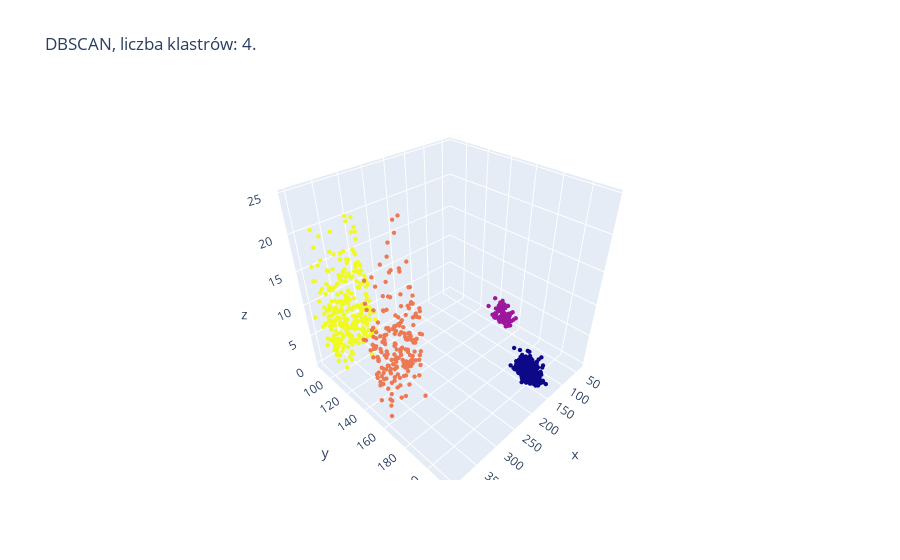

The notebook cell saved with this chart:
### Markdown cell above
Poszukiwaną wartością jest jedna z 8-14.

### Code cell
model_scatter_3d(data, DBSCAN, eps = 14,min_samples = 6)

### Figure 1 — Plotly figure (JSON) as saved in the notebook; plotly's stock layout.template omitted (floating-point values rounded to 4 significant figures; data arrays with more than 128 entries replaced by an {"elided": "..."} marker saying what was removed)
{"data": [{"marker": {"color": {"elided": "1000 int values"}, "size": 1.5}, "mode": "markers", "type": "scatter3d", "x": {"elided": "1000 float values"}, "y": {"elided": "1000 float values"}, "z": {"elided": "1000 float values"}}], "layout": {"title": {"text": "DBSCAN, liczba klastrów: 4."}}}
